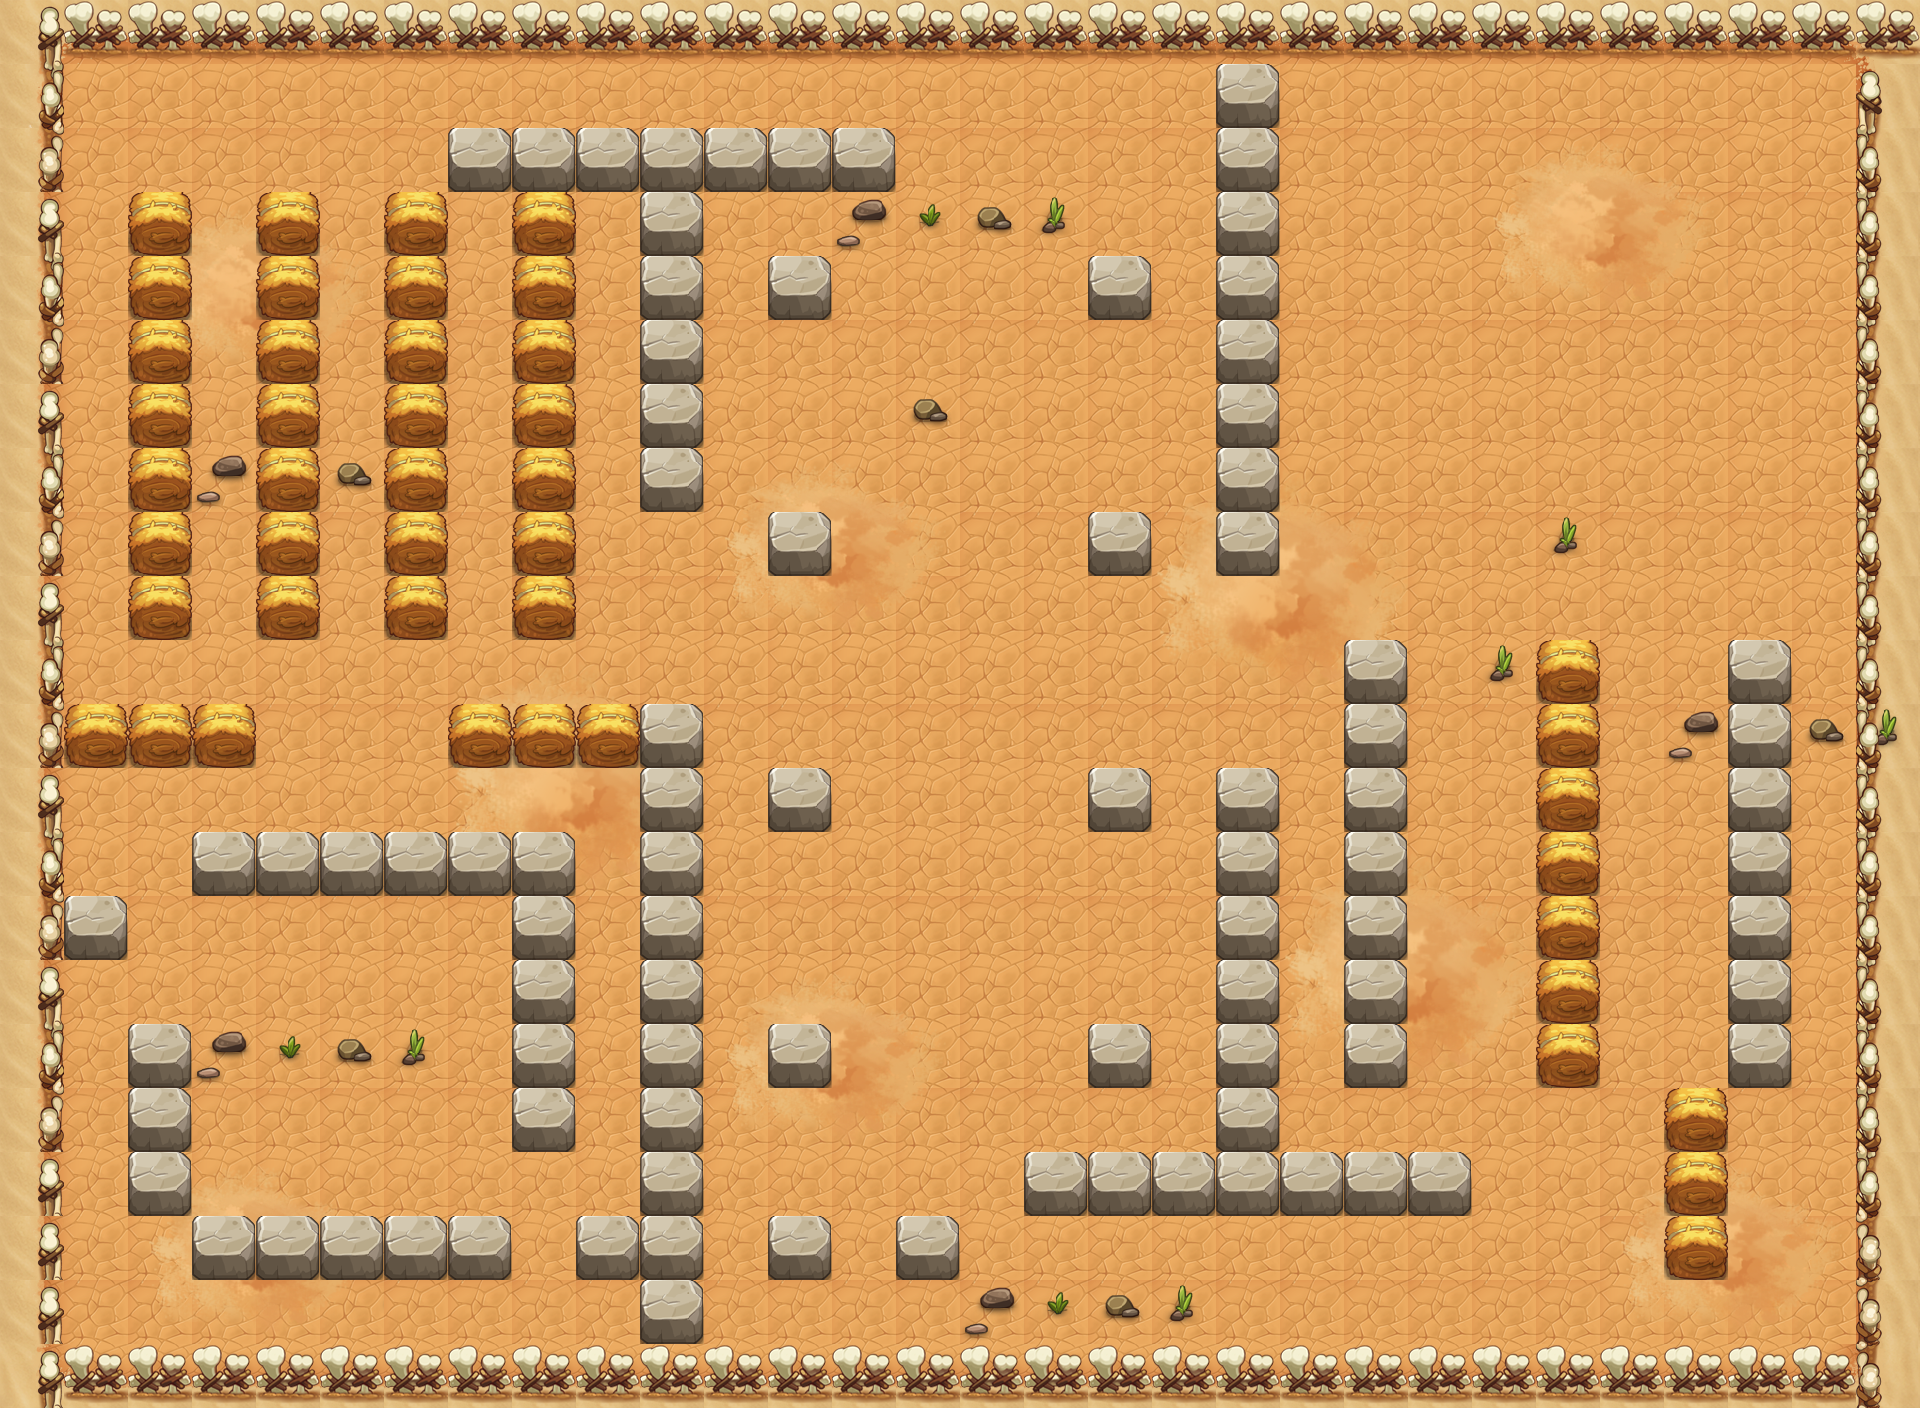

Rendered tile map (Tiled .tmx) drawn with the repository's tilesets; below, a short description and the map source with its tile grids summarised:
An orthogonal 30x22 tile map with 64x64 px tiles, 6 tile layers (PASS, 块层 2, 块层 15, 块层 17, ...) and 101 objects (85x TRAP, 15x MONSTER, PLAYER).

<map version="1.0" orientation="orthogonal" width="30" height="22" tilewidth="64" tileheight="64">
 <properties>
  <property name="DESTRY1" value="255" />
  <property name="DESTRY2" value="314" />
  <property name="DESTRY3" value="144" />
  <property name="DESTRY4" value="173" />
  <property name="DESTRY_COUNT" value="4" />
  <property name="EXP" value="470" />
  <property name="ITEM" value="D012" />
  <property name="LOSE_SCRIPT" value="" />
  <property name="MONEY" value="705" />
  <property name="START_SCRIPT" value="lv40" />
  <property name="WIN_SCRIPT" value="Map40Plot2" />
 </properties>
 <tileset firstgid="1" name="hmpy" tilewidth="64" tileheight="64">
  <image source="hmpy-hd.png" width="1000" height="2048" />
 </tileset>
 <layer name="PASS" width="30" height="22">
  <data>[660 cells, 231 non-empty, 6 distinct tile ids]</data>
 </layer>
 <layer name="块层 2" width="30" height="22">
  <data>[660 cells, 660 non-empty, 19 distinct tile ids]</data>
 </layer>
 <layer name="块层 15" width="30" height="22">
  <data>[660 cells, 143 non-empty, 32 distinct tile ids]</data>
 </layer>
 <layer name="块层 17" width="30" height="22">
  <data>[660 cells, 131 non-empty, 2 distinct tile ids]</data>
 </layer>
 <layer name="块层 4" width="30" height="22">
  <data>[660 cells, 72 non-empty, 5 distinct tile ids]</data>
 </layer>
 <layer name="块层 3" width="30" height="22">
  <data>[660 cells, 29 non-empty, 2 distinct tile ids]</data>
 </layer>
 <objectgroup name="对象层 1" width="60" height="44">
  <object name="PLAYER" type="PLAYER" x="64" y="1152" width="64" height="64" />
  <object name="bh1" type="TRAP" x="1408" y="256" width="64" height="64">
   <properties>
    <property name="trap_floor" value="true" />
    <property name="trap_id" value="2" />
    <property name="trap_sh" value="0.1" />
    <property name="trap_sw" value="0.1" />
   </properties>
  </object>
  <object name="liusha" type="TRAP" x="1408" y="256" width="64" height="64">
   <properties>
    <property name="lua_ai" value="trap_mire_ai" />
    <property name="trap_ani" value="liusha.actor" />
    <property name="trap_floor" value="true" />
    <property name="trap_sh" value="1" />
    <property name="trap_sw" value="1" />
   </properties>
  </object>
  <object name="bh1" type="TRAP" x="1600" y="448" width="64" height="64">
   <properties>
    <property name="trap_floor" value="true" />
    <property name="trap_id" value="2" />
    <property name="trap_sh" value="0.1" />
    <property name="trap_sw" value="0.1" />
   </properties>
  </object>
  <object name="liusha" type="TRAP" x="1600" y="448" width="64" height="64">
   <properties>
    <property name="lua_ai" value="trap_mire_ai" />
    <property name="trap_ani" value="liusha.actor" />
    <property name="trap_floor" value="true" />
    <property name="trap_sh" value="1" />
    <property name="trap_sw" value="1" />
   </properties>
  </object>
  <object name="belt_left" type="TRAP" x="1152" y="1088" width="64" height="64">
   <properties>
    <property name="lua_ai" value="trap_belt_left_ai" />
    <property name="trap_ani" value="belt_left.actor" />
    <property name="trap_floor" value="true" />
   </properties>
  </object>
  <object name="belt_down" type="TRAP" x="704" y="832" width="64" height="64">
   <properties>
    <property name="lua_ai" value="trap_belt_down_ai" />
    <property name="trap_ani" value="belt_down.actor" />
    <property name="trap_floor" value="true" />
   </properties>
  </object>
  <object name="belt_down" type="TRAP" x="1152" y="640" width="64" height="64">
   <properties>
    <property name="lua_ai" value="trap_belt_down_ai" />
    <property name="trap_ani" value="belt_down.actor" />
    <property name="trap_floor" value="true" />
   </properties>
  </object>
  <object name="belt_down" type="TRAP" x="1152" y="768" width="64" height="64">
   <properties>
    <property name="lua_ai" value="trap_belt_down_ai" />
    <property name="trap_ani" value="belt_down.actor" />
    <property name="trap_floor" value="true" />
   </properties>
  </object>
  <object name="belt_down" type="TRAP" x="1152" y="704" width="64" height="64">
   <properties>
    <property name="lua_ai" value="trap_belt_down_ai" />
    <property name="trap_ani" value="belt_down.actor" />
    <property name="trap_floor" value="true" />
   </properties>
  </object>
  <object name="belt_right" type="TRAP" x="704" y="192" width="64" height="64">
   <properties>
    <property name="lua_ai" value="trap_belt_right_ai" />
    <property name="trap_ani" value="belt_right.actor" />
    <property name="trap_floor" value="true" />
   </properties>
  </object>
  <object name="belt_down" type="TRAP" x="1152" y="512" width="64" height="64">
   <properties>
    <property name="lua_ai" value="trap_belt_down_ai" />
    <property name="trap_ani" value="belt_down.actor" />
    <property name="trap_floor" value="true" />
   </properties>
  </object>
  <object name="belt_down" type="TRAP" x="1152" y="256" width="64" height="64">
   <properties>
    <property name="lua_ai" value="trap_belt_down_ai" />
    <property name="trap_ani" value="belt_down.actor" />
    <property name="trap_floor" value="true" />
   </properties>
  </object>
  <object name="belt_down" type="TRAP" x="1152" y="320" width="64" height="64">
   <properties>
    <property name="lua_ai" value="trap_belt_down_ai" />
    <property name="trap_ani" value="belt_down.actor" />
    <property name="trap_floor" value="true" />
   </properties>
  </object>
  </objectgroup>
 <objectgroup name="m1" width="60" height="44">
  <!-- 3 objects omitted --></objectgroup>
 <objectgroup name="m2" width="60" height="44">
  <!-- 3 objects omitted --></objectgroup>
 <objectgroup name="m3" width="60" height="44">
  <!-- 3 objects omitted --></objectgroup>
 <objectgroup name="m4" width="60" height="44">
  <!-- 3 objects omitted --></objectgroup>
 <objectgroup name="m5" width="60" height="44">
  <!-- 3 objects omitted --></objectgroup>
</map>
<!-- 87 of 101 objects omitted -->
